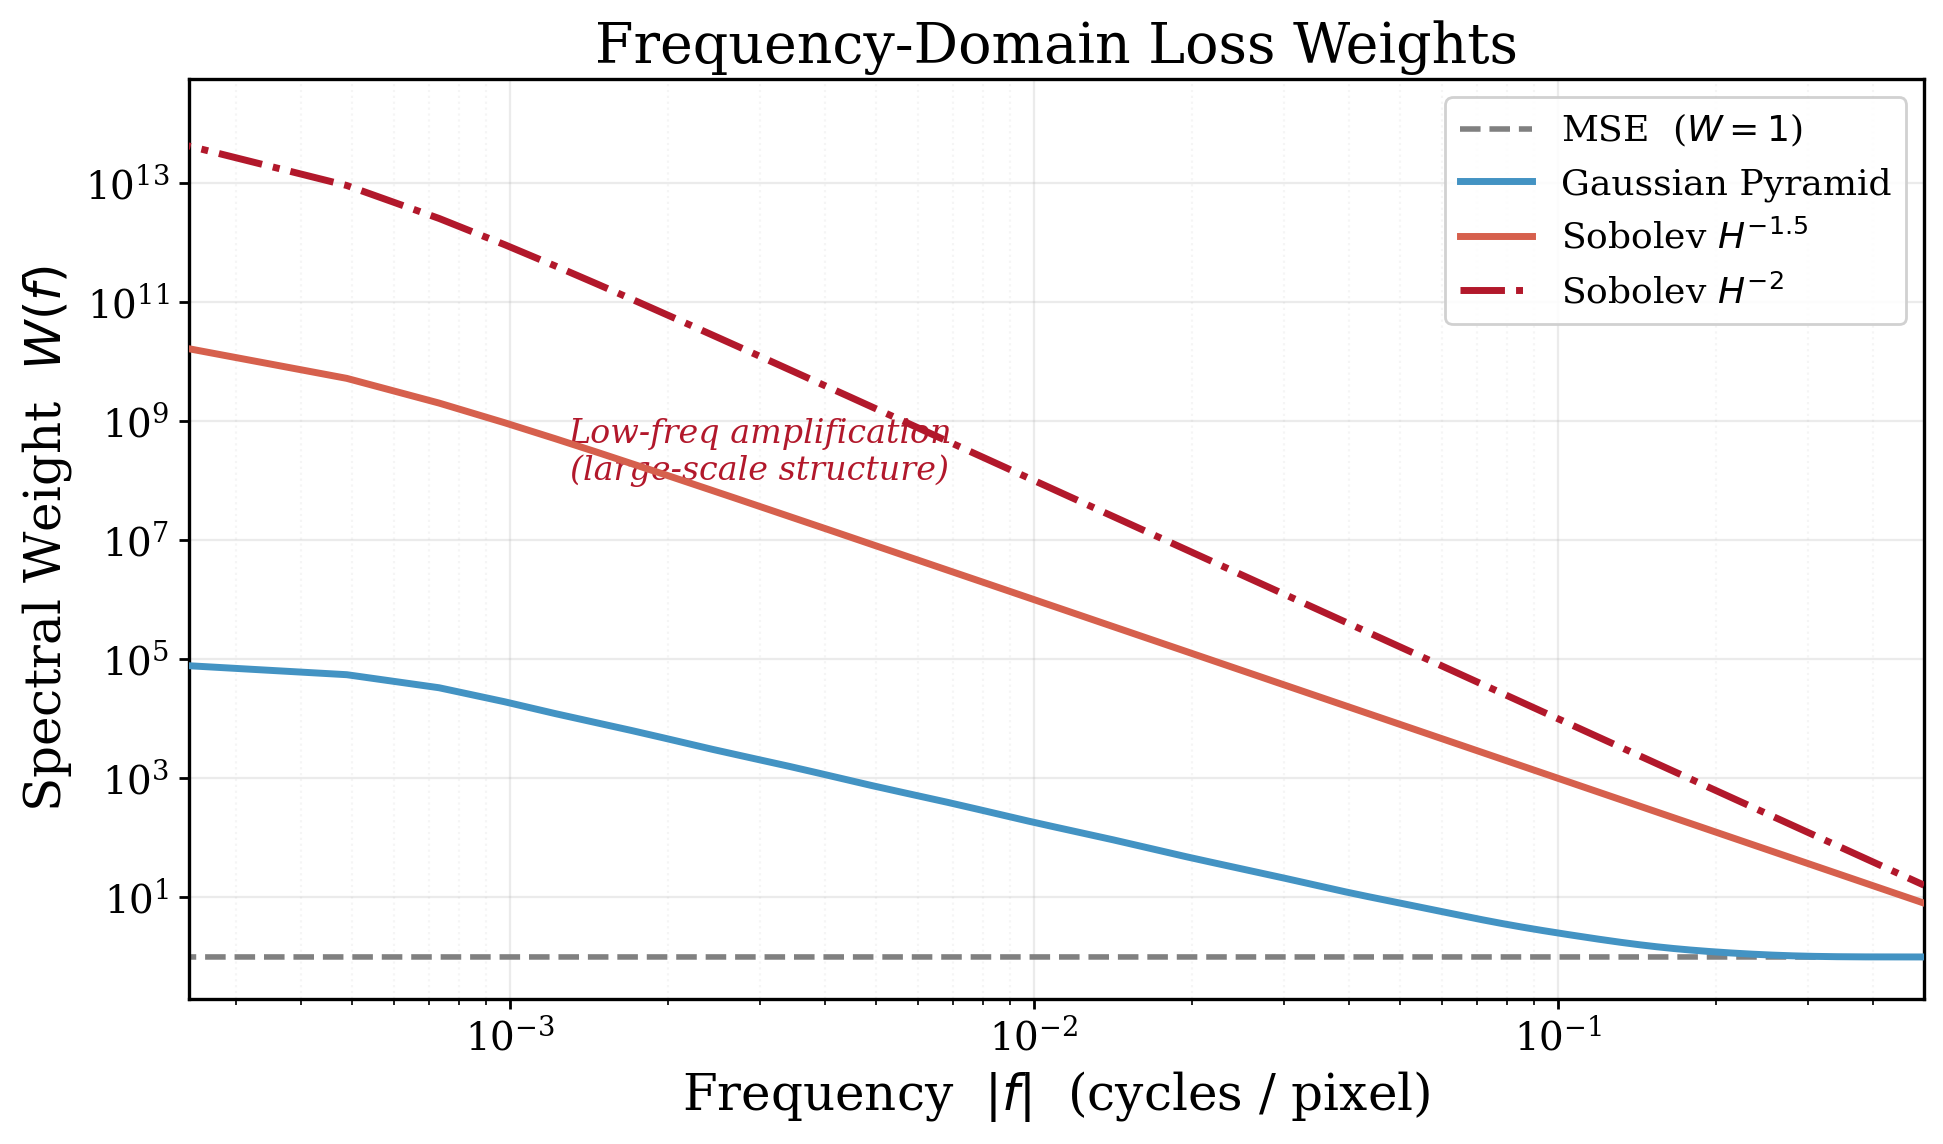

This chart was generated by the following Python code:
"""Lossslide 1: Spectral weights in frequency domain — MSE vs Blur MSE vs Sobolev."""
import sys, os
sys.path.insert(0, os.path.join(os.path.dirname(__file__), '..', '..'))

import numpy as np
import matplotlib.pyplot as plt
import matplotlib as mpl

mpl.rcParams.update({
    'font.family': 'serif',
    'font.size': 16,
    'axes.labelsize': 18,
    'axes.titlesize': 20,
    'xtick.labelsize': 14,
    'ytick.labelsize': 14,
    'legend.fontsize': 13,
    'figure.dpi': 200,
    'savefig.dpi': 200,
    'axes.linewidth': 1.2,
    'xtick.major.width': 1.0,
    'ytick.major.width': 1.0,
    'xtick.minor.width': 0.6,
    'ytick.minor.width': 0.6,
    'lines.linewidth': 2.5,
})

# ---------------------------------------------------------------------------
# Build 1D radial spectral weights for N = 4096 (matches padded size)
# ---------------------------------------------------------------------------
N = 4096
freqs = np.fft.fftfreq(N)
# Take positive half only for plotting
pos = freqs[:N // 2]

# --- MSE: flat weight = 1 ---
w_mse = np.ones_like(pos)

# --- Blur MSE: sum of Gaussian weights ---
sigmas = (0, 1, 2, 4, 8, 16, 32, 64, 128, 256)
w_blur = np.zeros_like(pos)
for s in sigmas:
    if s == 0:
        w_blur += 1.0
    else:
        w_blur += s**2 * np.exp(-4 * np.pi**2 * s**2 * pos**2)

# --- Sobolev s=1.5 ---
max_pad = 1024
eps = 1.0 / (np.pi**2 * max_pad**2)
w_sob15 = 1.0 / (pos**2 + eps)**1.5

# --- Sobolev s=2.0 ---
w_sob20 = 1.0 / (pos**2 + eps)**2.0

# ---------------------------------------------------------------------------
# Plot
# ---------------------------------------------------------------------------
fig, ax = plt.subplots(figsize=(10, 6))

ax.loglog(pos, w_mse, color='0.5', lw=2, ls='--', label='MSE  ($W = 1$)', zorder=2)
ax.loglog(pos, w_blur, color='#4393C3', lw=2.5, label='Gaussian Pyramid', zorder=3)
ax.loglog(pos, w_sob15, color='#D6604D', lw=2.5, label=r'Sobolev $H^{-1.5}$', zorder=4)
ax.loglog(pos, w_sob20, color='#B2182B', lw=2.5, ls='-.', label=r'Sobolev $H^{-2}$', zorder=4)

ax.set_xlabel('Frequency  $|f|$  (cycles / pixel)')
ax.set_ylabel('Spectral Weight  $W(f)$')
ax.set_title('Frequency-Domain Loss Weights')
ax.set_xlim(pos[1], pos[-1])
ax.legend(loc='upper right', framealpha=0.9)
ax.grid(True, which='major', ls='-', alpha=0.25)
ax.grid(True, which='minor', ls=':', alpha=0.12)

# Annotate low-frequency amplification
ax.annotate('Low-freq amplification\n(large-scale structure)',
            xy=(3e-3, 1e8), fontsize=12, color='#B2182B',
            ha='center', style='italic')

fig.tight_layout()
out = os.path.join(os.path.dirname(__file__), 'lossslide1_spectral_weights.png')
fig.savefig(out, bbox_inches='tight')
plt.close(fig)
print(f'Saved {out}')
